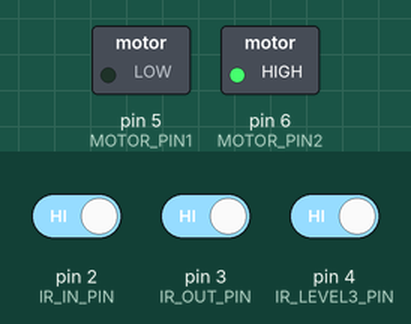
Recording of a program running on a simulated Arduino Mega 2560, built with avr-gcc and run on an emulated ATmega2560. On the bench: switched loads named in the program (green lamp = pin HIGH). The test bench sets the inputs (shaded band); at power-on: pin 2 (IR_IN_PIN) HIGH, pin 3 (IR_OUT_PIN) HIGH, pin 4 (IR_LEVEL3_PIN) HIGH. The ROS host is connected and sends only what is stated.

Above: at 0.2 s.
Timing chart, 0 to 1.7 s (numbered marks = the images above):
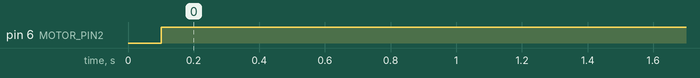

The program:

main.cpp
```cpp
/*
      Author: Mohamed Newir
      Date: 3/05/2025
      File: main.cpp
      Description:
                    Main file for the conveyer control system using ROS and Arduino.
                    This file initializes the ROS node and the conveyer control system,
                    and runs the main loop to handle conveyer movement and ROS communication.
*/

#include <Arduino.h>
#include "../include/conveyerCtrl.hpp"

ros::NodeHandle nh;

void setup()
{
  // put your setup code here, to run once:
  nh.getHardware()->setBaud(38400);
  // nh.getHardware()->setBaud(57600);
  nh.initNode();
  // mpu_init();
  conveyerCtrlInit();
}

void loop()
{
  // put your main code here, to run repeatedly:

  conveyerMove();
  nh.spinOnce();
}
```

beltCtrl.hpp
```cpp
/*
    Author: Mohamed Newir
    Date: 3/05/2025
    File: beltCtrl.hpp
    Description:
                Header file for the conveyer control system using ROS and Arduino.
                This file contains the necessary includes, definitions, and function declarations
                for the belt control system.
                It sets up the pins for the stepper motor control and IR sensors, initializes the ROS node,
                and provides functions for belt control and movement.
*/

#ifndef BELT_CTRL_HPP
#define BELT_CTRL_HPP

/*
    used libraries:
    - ros.h: For ROS communication
    - std_msgs: For standard message types like Empty, Int32, Float32, Bool, String
    - util/atomic.h: For atomic operations, ensuring thread safety in the context of ROS communication
    - Arduino.h: For basic Arduino functionality
    - AccelStepper: For controlling stepper motors
*/
#include <Arduino.h>
#include <ros.h>
#include <std_msgs/Empty.h>
#include <std_msgs/Int8.h>
#include <std_msgs/String.h>
#include <util/atomic.h>
#include <AccelStepper.h>

/*
    set the pins for the motor control
    These pins are used to control the stepper motor for the conveyer system.
*/
#define STEP_PIN 9
#define DIR_PIN 8
#define ENABLE_PIN 7
#define MOTOR_SPEED 2667       // Set the speed of the stepper motor
#define MOTOR_ACCELERATION 500 // Set the acceleration of the stepper motor
#define MOTOR_MAX_SPEED 3000   // Set the maximum speed of the stepper motor
#define MOTOR_INTERFACE_TYPE 1 // 1 for stepper motor, 0 for DC motor or i could use AccelStepper::DRIVER instead of 1

/*
    set the pins for the IR sensors
*/
#define IR_IN_PIN 2
#define IR_OUT_PIN 3

extern ros::NodeHandle nh; // Declare the nh object as external

/*
    functions to be implemented in the conveyerCtrl.cpp file
*/
void beltCtrlInit(void);
void beltMove(void);

#endif // BELT_CTRL_HPP
```

conveyerCtrl.hpp
```cpp
/*
    Author: Mohamed Newir
    Date: 3/05/2025
    File: conveyerCtrl.hpp
    Description:
                Header file for the conveyer control system using ROS and Arduino.
                This file contains the necessary includes, definitions, and function declarations
                for the conveyer control system.
                It sets up the pins for motor control and IR sensors, initializes the ROS node,
                and provides functions for conveyer control and movement.
*/

#ifndef CONVEYER_CTRL_HPP
#define CONVEYER_CTRL_HPP

/*
    used libraries:
    - ros.h: For ROS communication
    - std_msgs: For standard message types like Empty, Int32, Float32, Bool, String
    - util/atomic.h: For atomic operations, ensuring thread safety in the context of ROS communication
    - Arduino.h: For basic Arduino functionality
*/
#include <Arduino.h>
#include <ros.h>
#include <std_msgs/Empty.h>
#include <std_msgs/Int8.h>
#include <std_msgs/Float32.h>
#include <std_msgs/Bool.h>
#include <std_msgs/String.h>
#include <util/atomic.h>

/*
    set the pins for the motor control
*/
#define MOTOR_PIN1 5
#define MOTOR_PIN2 6

/*
    set the pins for the IR sensors
*/
#define IR_LEVEL1_PIN 2
#define IR_LEVEL2_PIN 3
#define IR_LEVEL3_PIN 4

#define INTERVAL 100.0 // set rtos intervals

extern ros::NodeHandle nh; // Declare the nh object as external

/*
    functions to be implemented in the conveyerCtrl.cpp file
*/
void conveyerCtrlInit(void);
void conveyerMove(void);

#endif // CONVEYER_CTRL_HPP
```

beltCtrl.cpp
```cpp
/*
    Author: Mohamed Newir
    Date: 3/05/2025
    File: beltCtrl.cpp
    Description:
                Implementation file for the belt control system using ROS and Arduino.
                This file contains the definitions of functions for initializing the belt control system,
                moving the belt, checking the in/out packages using IR sensors, and handling ROS communication.
*/

#include "../include/beltCtrl.hpp"

// checkIN_OUT_pkg function prototype
int checkIN_OUT_pkg(void);

// Initialize the stepper motor
AccelStepper stepper(AccelStepper::DRIVER, STEP_PIN, DIR_PIN);

// Define the direction and package status enums
enum direction
{
    FORWARD = 1,   // Move the belt forward
    BACKWARD, // Move the belt backward
    STOP      // Stop the belt
};

enum pkgStatus
{
    NO_PKG_DETECTED = 2, // No package detected
    IN_PKG = 0,          // Package detected at the input level
    OUT_PKG = 1          // Package detected at the output level
};

/* global var to hold package status */
// std_msgs::String pkgMsg;

/* Publisher for package status message */
// ros::Publisher pkg_pub("/package_status", &pkgMsg);

std_msgs::Int8 targetDir; // Global variable to hold the target direction
/* subscriber cb for target level */
void callback(const std_msgs::Int8 &dirMsg)
{
    targetDir = dirMsg;
}

/* sub to "/belt_dir" topic for desired direction either forward or reverse */
ros::Subscriber<std_msgs::Int8> belt_sub("/belt_dir", &callback);

void beltCtrlInit(void)
{
    // Initialize the publisher for package status
    // nh.advertise(pkg_pub);

    // Initialize the subscriber for target level
    nh.subscribe(belt_sub);

    // Initialize the stepper motor
    stepper.setEnablePin(ENABLE_PIN);            // Set enable pin for the stepper motor
    stepper.enableOutputs();                     // Enable the outputs for the stepper motor
    stepper.setMaxSpeed(MOTOR_MAX_SPEED);        // Set maximum speed
    stepper.setAcceleration(MOTOR_ACCELERATION); // Set acceleration

    // Initialize the IR sensor pins
    pinMode(IR_IN_PIN, INPUT);
    pinMode(IR_OUT_PIN, INPUT);
}

void beltMove(void)
{
    if (targetDir.data == FORWARD || targetDir.data == BACKWARD)
    {
        // If the target direction is set to FORWARD or BACKWARD, move the belt
        if (targetDir.data == FORWARD)
        {
            stepper.setSpeed(MOTOR_SPEED); // Set speed for forward movement
        }
        else if (targetDir.data == BACKWARD)
        {
            stepper.setSpeed(-MOTOR_SPEED); // Set speed for backward movement
        }
        stepper.runSpeed(); // Run the stepper motor at the set speed
    }
    else
    {
        // If the target direction is STOP, stop the belt

        /*
            stepper.stop() better than stepper.setSpeed(0) because it only stops the motor
            after completing the current acceleration ramp
        */
        stepper.stop();
    }

    /*
        still not sure how the pkg system will work :")
    */

    // // Check for packages at the input and output sensors
    // if (checkIN_OUT_pkg() != NO_PKG_DETECTED)
    // {
    //     int pkgStatus = checkIN_OUT_pkg(); // Get the package status
    //     if (pkgStatus == IN_PKG)
    //     {
    //         pkgMsg.data = "IN_PKG"; // Set message for input package detection
    //     }
    //     else if (pkgStatus == OUT_PKG)
    //     {
    //         pkgMsg.data = "OUT_PKG"; // Set message for output package detection
    //     }
    //     else
    //     {
    //         pkgMsg.data = "NO_PKG_DETECTED"; // Set message for no package detection
    //         stepper.stop();                      // Stop the stepper motor if no package is detected
    //     }
    // }
    // else
    // {
    //     pkgMsg.data = "NO_PKG_DETECTED"; // Set message for no package detection
    //     stepper.stop();                      // Stop the stepper motor if no package is detected
    // }

    // pkg_pub.publish(&pkgMsg); // Publish the package status message

}

int checkIN_OUT_pkg(void)
{
    // Read the current level from the IR sensors
    int sensorArray[] = {
        digitalRead(IR_IN_PIN), digitalRead(IR_OUT_PIN)};

    for (int i = 0; i < 2; i++)
    {
        /* Check if the sensor is triggered (LOW means object detected) */
        if (sensorArray[i] == LOW)
        {
            return i;
        }
    }
    // If no sensor is triggered, return NO_PKG_DETECTED
    return NO_PKG_DETECTED; // NO_PKG_DETECTED
}
```

conveyerCtrl.cpp
```cpp
/*
Author: Mohamed Newir
Date: 3/05/2025
File: conveyerCtrl.cpp
Description:
Implementation file for the conveyer control system using ROS and Arduino.
This file contains the definitions of functions for initializing the conveyer control system,
moving the conveyer, checking the current level using IR sensors, and handling ROS communication.
*/

#include "../include/conveyerCtrl.hpp"
#include "../include/beltCtrl.hpp"

/*
    Function to check the current level of the conveyer using IR sensors.
    This function reads the state of the IR sensors and returns the level detected.
    Returns:
        int: The level detected by the IR sensors, represented as an integer.
        - LEVEL1: 1
        - LEVEL2: 2
        - LEVEL3: 3
        - NO_LEVEL: 4 (if no level is detected)
*/
int checkLevel(void);

/*
    Enum to represent the different levels of the conveyer.
    This enum is used to identify which level the conveyer is currently at based on the IR sensor readings.
*/
enum Level
{
    LEVEL1 = 1, // Represents Level 1 = 1
    LEVEL2,
    LEVEL3,
    NO_LEVEL // Represents no level detected = 4
};
int currentLevel = NO_LEVEL; // Initialize current level to NO_LEVEL

/* set RTOS parameters */
unsigned long prevTime = 0; // init prev time with 0

/* global var to confirm its level */
std_msgs::String posMsg;
// std_msgs::String emptyString;

/* Publisher for position message */
ros::Publisher pub("/current_position", &posMsg);

/* global var for level target flag for IR sensors */
std_msgs::Int8 targetLevel;
/* last status of publishing */
String lastStatus = "";

/* subscriber cb for target level */
void callback(const std_msgs::Int8 &levelMsg)
{
    targetLevel = levelMsg;
}

/* sub to "/target_level" topic for desired Level */
ros::Subscriber<std_msgs::Int8> sub("/target_level", &callback);

/*
Function to initialize the conveyer control system.
This function sets up the necessary pins for motor control and IR sensors.
*/
void conveyerCtrlInit(void)
{

    nh.advertise(pub);
    nh.subscribe(sub);
    // Initialize the motor pins
    pinMode(MOTOR_PIN1, OUTPUT);
    pinMode(MOTOR_PIN2, OUTPUT);

    // Initialize the IR sensor pins
    pinMode(IR_LEVEL1_PIN, INPUT);
    pinMode(IR_LEVEL2_PIN, INPUT);
    pinMode(IR_LEVEL3_PIN, INPUT);

    // Set initial state of motors to LOW
    digitalWrite(MOTOR_PIN1, LOW);
    digitalWrite(MOTOR_PIN2, LOW);

    currentLevel = checkLevel(); // Get the initial level from the IR sensors
    // emptyString.data = ""; // Initialize an empty String object

    beltCtrlInit(); // Initialize the belt control system
}

void conveyerMove(void)
{

    ATOMIC_BLOCK(ATOMIC_RESTORESTATE)
    {
        unsigned long currentTime = millis(); // Get the current time in milliseconds

        // Check if the interval has passed
        if (currentTime - prevTime >= INTERVAL)
        {
            // Checks if there is a new target level is set
            if (targetLevel.data != NO_LEVEL)
            {
                currentLevel = checkLevel(); // Get the current level from the IR sensors

                if (currentLevel > targetLevel.data)
                {

                    // If the current level is greater than the target level, move down
                    digitalWrite(MOTOR_PIN1, LOW);
                    digitalWrite(MOTOR_PIN2, HIGH);
                    posMsg.data = "Moving Down"; // Set the position message to indicate moving down
                }
                else if (currentLevel < targetLevel.data)
                {

                    // If the current level is less than the target level, move up
                    digitalWrite(MOTOR_PIN1, HIGH);
                    digitalWrite(MOTOR_PIN2, LOW);
                    posMsg.data = "Moving Up"; // Set the position message to indicate moving up
                }
                else if (currentLevel == targetLevel.data)
                {
                    // If the current level is equal to the target level, stop the motors
                    digitalWrite(MOTOR_PIN1, LOW);
                    digitalWrite(MOTOR_PIN2, LOW);

                    /*
                        write here the conveyer belt logic for steeper control
                        If the current level is equal to the target level, stop the motors
                        This is where you can implement logic for the conveyer belt to stop or perform other actions.
                        it will include a subscriber to a topic that controls the conveyer belt, also make it separate
                        node from level control node.
                    */

                    beltMove();              // Call the beltMove function to handle the conveyer belt logic
                    posMsg.data = "Stopped"; // Set the position message to indicate stopped state
                }
            }
            else
            {
                // If no target level is set, stop the motors
                digitalWrite(MOTOR_PIN1, LOW);
                digitalWrite(MOTOR_PIN2, LOW);
                posMsg.data = "Stopped"; // Set the position message to indicate stopped state
            }

            /*
                Publish the position message if it has changed.
                This is done to avoid unnecessary publishing of the same message.
                It checks if the last status is different from the current position message.
            */
            if (lastStatus != posMsg.data) // Check if the position message has changed
            {
                lastStatus = posMsg.data; // Update the last status to the current position message
                pub.publish(&posMsg);     // Publish the position message
            }

            prevTime = currentTime; // Update the previous time
        }
    }
}

int checkLevel(void)
{
    // Read the current level from the IR sensors
    int sensorArray[] = {
        digitalRead(IR_LEVEL1_PIN), digitalRead(IR_LEVEL2_PIN), digitalRead(IR_LEVEL3_PIN)};

    for (int i = 0; i < 3; i++)
    {
        /* Check if the sensor is triggered (LOW means object detected) */
        if (sensorArray[i] == LOW)
        {
            return i + 1;
        }
    }
    // If no sensor is triggered, return NO_LEVEL
    return NO_LEVEL; // NO_LEVEL
}
```

Measured:
- by itself, pin 6 (MOTOR_PIN2): LOW → HIGH at 0.10 s
